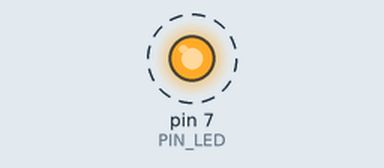
This sketch was run on a simulated Arduino Uno, built with avr-gcc and run on an emulated ATmega328P. Parts: output pins drawn as LEDs (lit = HIGH). Dashed ring = blinking.

Above: at 1.05 s.
Timing chart, 0 to 4.0 s (numbered marks = the images above):
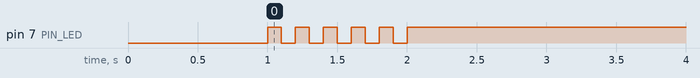

The sketch:

05_practice_2.ino
```cpp
#define PIN_LED 7
unsigned int count, toggle;

void setup() {
  pinMode(PIN_LED, OUTPUT);
  while (!Serial) {
    ;
  }
  count = toggle = 1;
  digitalWrite(PIN_LED, 0);
  delay(1000);
  digitalWrite(PIN_LED, 1);

}

void loop() {
  while(count < 12) {
      toggle = toggle_state(toggle);
      digitalWrite(PIN_LED, toggle);
      delay(100);
      count += 1;
      toggle += 1;
  }
}

int toggle_state(int toggle) {
  return toggle % 2 ;
  }
```

Measured:
- by itself, pin 7 (PIN_LED): alternates HIGH for 0.10 s and LOW for 0.10 s, 10 changes in all, then stays HIGH
